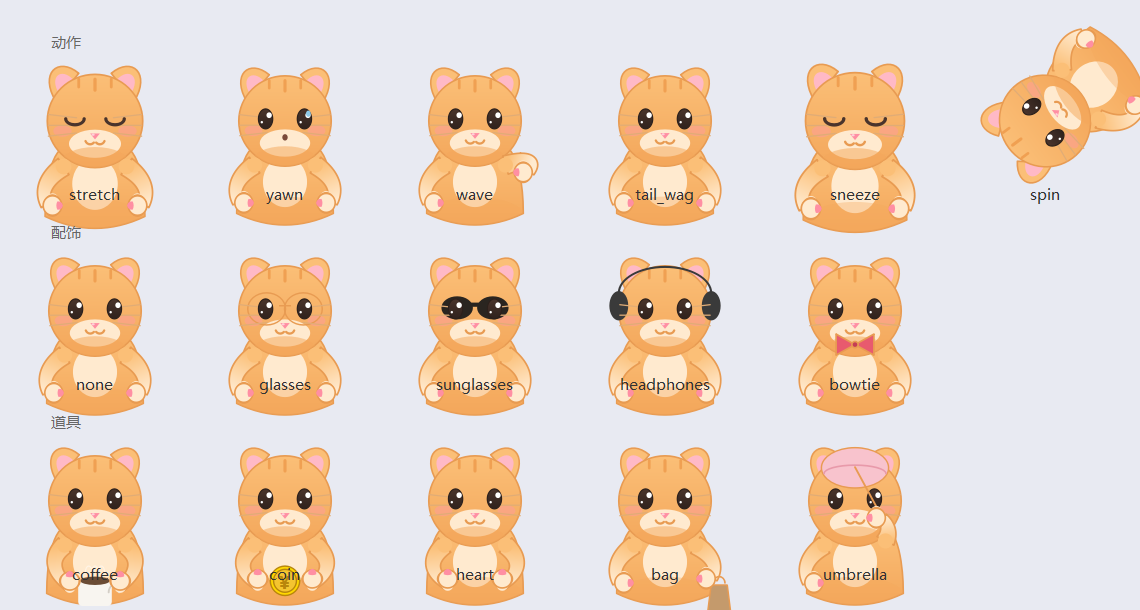

Write Python code to recreate this figure.
# 渲染动作 / 配饰 / 节日道具预览
import sys
sys.path.insert(0, "D:/CatClock")
from PyQt6.QtWidgets import QApplication
from PyQt6.QtGui import QPainter, QColor, QPixmap, QFont
from PyQt6.QtCore import QRectF
from catclock.data import CHARACTERS
from catclock.draw import draw_cat

app = QApplication(sys.argv)
CELL = 190
ROWS = [
    ("动作", [(dict(action=a, action_k=0.6), a) for a in
             ("stretch", "yawn", "wave", "tail_wag", "sneeze", "spin")]),
    ("配饰", [(dict(acc=a), a) for a in ("none", "glasses", "sunglasses", "headphones", "bowtie")]),
    ("道具", [(dict(prop=a), a) for a in ("coffee", "coin", "heart", "bag", "umbrella")]),
]
W = CELL * 6
H = CELL * len(ROWS) + 40
img = QPixmap(W, H)
img.fill(QColor("#E8EAF2"))
p = QPainter(img)
p.setRenderHint(QPainter.RenderHint.Antialiasing)
p.setFont(QFont("Microsoft YaHei", 11))
colors = CHARACTERS["橘猫"]
y0 = 20
for r, (title, items) in enumerate(ROWS):
    p.setPen(QColor("#666666"))
    p.drawText(QRectF(6, y0 + r * CELL + 12, 120, 24), 0x0004, title)
    for i, (kw, label) in enumerate(items):
        cx = i * CELL + CELL // 2
        draw_cat(p, cx, y0 + r * CELL + CELL // 2 + 6, 105, colors,
                 body=True, hat="none", t=0.0, **kw)
        p.setPen(QColor("#333333"))
        p.drawText(QRectF(i * CELL, y0 + r * CELL + CELL - 26, CELL, 22), 0x0004, label)
p.end()
img.save("D:/CatClock/preview_actions.png")
print("saved", img.width(), img.height())
